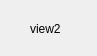
<?xml version="1.0" encoding="UTF-8"?>
<ui version="4.0">
 <class>View2</class>
 <widget class="QWidget" name="View2">
  <property name="geometry">
   <rect>
    <x>0</x>
    <y>0</y>
    <width>97</width>
    <height>56</height>
   </rect>
  </property>
  <property name="windowTitle">
   <string>Form</string>
  </property>
  <widget class="QLabel" name="label">
   <property name="geometry">
    <rect>
     <x>30</x>
     <y>20</y>
     <width>67</width>
     <height>17</height>
    </rect>
   </property>
   <property name="text">
    <string>view2</string>
   </property>
  </widget>
 </widget>
 <resources/>
 <connections/>
</ui>
